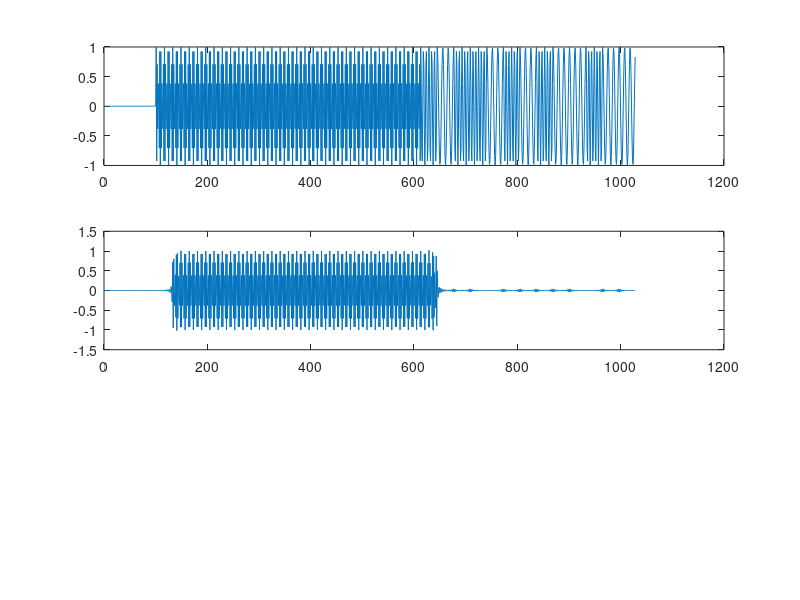

This figure's MATLAB source:
t = 0:511;
ft = 7000;
f1 = 1500;
f2 = 3000;
fs = 16000;

x0 = zeros(1,100);
tono=cos(2*3.1416*ft/fs*t);
t = 0:31;
x1=cos(2*3.1416*f1/fs*t);
x2=cos(2*3.1416*f2/fs*t);

x= [x0 tono x2 x1 x2 x2 x1 x2 x1 x2 x1 x1 x2 x1 x1];
subplot(3,1,1);
plot(x);
%[B,A]=fir1(64,(ft+2000)/fs,'high');
B=fir1(64,(ft+2000)/fs,'high');
subplot(3,1,2);
A=1;
y=filter(B,A,x);
plot(y)
